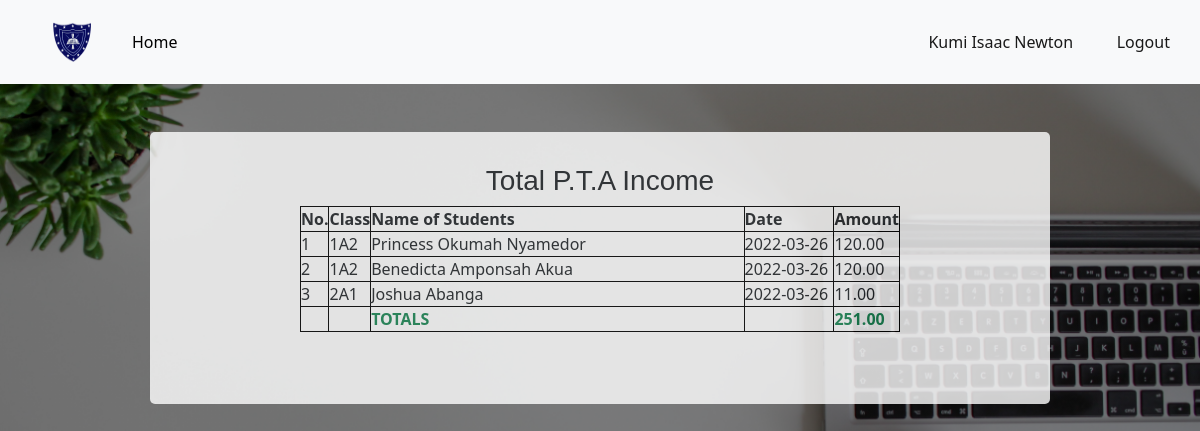
The app's page /accountant_dashboard/total_pta_income (signed in) with its own data.
### app.py (models this page shows, shortened)
class User(db.Model, UserMixin):
	id = db.Column(db.Integer, primary_key=True)
	date = db.Column(db.DateTime, default = datetime.utcnow())
	username = db.Column(db.String(80), nullable=False)
	email = db.Column(db.String(120), unique=True, nullable=False)
	password = db.Column(db.String(120), nullable=False)
	is_admin = db.Column(db.Boolean,  default=False)
	function = db.Column(db.String(120))
	approval = db.Column(db.Boolean, default=False)

class PTAIncome(db.Model):
	id = db.Column(db.Integer, primary_key=True)
	date = db.Column(db.DateTime, default = datetime.utcnow())
	clerk = db.Column(db.String(120), nullable=False)
	amount = db.Column(db.Float)
	tx_id = db.Column(db.String(16))
	semester = db.Column(db.String(10))
	mode_of_payment = db.Column(db.String(20))
	category = db.Column(db.String(20), default="revenue")
	name = db.Column(db.String(120))
	type1 = db.Column(db.String(20), default='dues')
	student_id = db.Column(db.Integer, db.ForeignKey('student.id'))#Here we reference the table name

class Student(db.Model):
	id = db.Column(db.Integer, primary_key=True)
	date = db.Column(db.DateTime, default = datetime.utcnow())
	clerk = db.Column(db.String(120),nullable=False)
	date_admitted = db.Column(db.DateTime)
	firstname = db.Column(db.String(80), nullable=False)
	lastname = db.Column(db.String(80), nullable=False)
	othername = db.Column(db.String(80))
	fullname = db.Column(db.String(80), nullable=False)
	date_of_birth = db.Column(db.String(10), nullable=False)
	form = db.Column(db.String(10))
	class1 = db.Column(db.String(10), nullable=False)
	parent_contact = db.Column(db.String(12), nullable=False)
	phone = db.Column(db.String(12))
	id_number = db.Column(db.String(120), unique=True, nullable=False)
	status = db.Column(db.Boolean, default=True)
	pta = db.relationship('PTAIncome', backref='pta_payer', lazy=True)#Here we reference the class
	etl = db.relationship('ETLIncome', backref='etl_payer', lazy=True)
	payer = db.relationship('StudentPayments', backref='payer', lazy=True)

### app.py (the view)
@app.route("/accountant_dashboard/total_pta_income")
@login_required
def total_pta_income():
	if account_access():
		incomes = PTAIncome.query.filter_by(type1='dues').all()
		sum1 = sum([i.amount for i in incomes])
		return render_template("total_pta_income.html", incomes=incomes, sum1=sum1)
	else:
		abort(404)

### app.py (called while the page is built)
def account_access():
	if not current_user.approval:
		return False
	if current_user.function == 'Accountant':
		return True
	if current_user.function == 'Clerk':
		return False

@app.template_filter()
def currencyFormat(value):
	value = float(value)
	if value >= 0:
		return "{:,.2f}".format(value)
	else:
		value2 = "{:,.2f}".format(value)
		return "("+value2[1:]+")"

@login_manager.user_loader
def load_user(user_id):
	return User.query.get(int(user_id))

### templates/total_pta_income.html (shortened to what this page needs)
{% extends "bootstrap.html" %}
{% block content %}
<!DOCTYPE html>
<html>
<head>
</head>
<body>
<header>
		<nav class="navbar navbar-expand-lg navbar-light bg-light">
			     <a class="navbar-brand kpa" href="#"><img src="{{url_for('static', filename='images/kpasec.png')}}"></a>
			    <div class="collapse navbar-collapse" id="navbarText">
			      <ul class="navbar-nav me-auto mb-2 mb-lg-0">
			        <li class="nav-item">
			          <a class="nav-link active " aria-current="page" href="{{url_for('accountant_dashboard')}}"id="nav1" style="color:black;">Home</a>
			        </li>
			      </ul>
			      <span class="navbar-text" >
			      	<a href="{{url_for('account')}}" class="nn">{{current_user.username}}</a>
			      	<a href="{{url_for('logout')}}" class="n">Logout</a>
			      </span>
			    </div>
		 </nav>
	</header>
   <center>
   	<div class="ttable" id="cont1">
   		<h3 class="topp" style="padding-top:4vh;font-family: sans-serif;">Total P.T.A Income </h3>
   		<table >
   			<tr>
   				<th class="non">No.</th>
   				<th class="foom">Class</th>
   				<th class="fom">Name of Students</th>
   				<th class="fomm">Date</th>
   				<th class="foomm">Amount</th>
   			</tr>
   			{% for income in incomes %}
   			   {% if income.category != 'charge' %}
   			<tr>
   				<td>{{loop.index}}</td>
   				<td class="fom">{{income.pta_payer.class1}}</td>
   				<td>{{income.pta_payer.fullname}}</td>
   				<td>{{income.date.date()}}</td>
   				<td>{{income.amount | currencyFormat }}</td>
   			</tr>
   			   {% endif %}
   			{% endfor %}
   			<tr>
   				<td></td>
   				<td></td>
   				<td class="text-success fw-bold">TOTALS</td>
   				<td></td>
   				<td class="text-success fw-bold">{{sum1 | currencyFormat }}</td>
   			</tr>
   		</table><br><br><br>
   	</div><br>
</center>
</body>
</html>
{% endblock %}

### records on screen
User: username "Kumi Isaac Newton"
PTAIncome: pta_payer.class1 "1A2", pta_payer.fullname "Princess Okumah Nyamedor", date "2022-03-26", amount "120.00"
PTAIncome: pta_payer.class1 "1A2", pta_payer.fullname "Benedicta Amponsah Akua", date "2022-03-26", amount "120.00"
PTAIncome: pta_payer.class1 "2A1", pta_payer.fullname "Joshua Abanga", date "2022-03-26", amount "11.00"

### other values on screen
{{ sum1 | currencyFormat }} "251.00"
